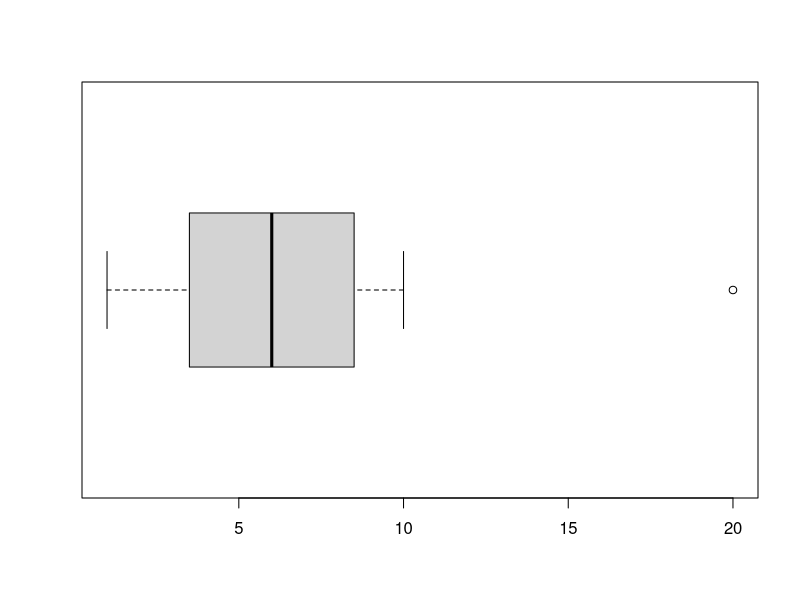

This figure's R source:
#Median : 1) sort 작은 수 > 큰 수 
#2) 중앙값 찾기: odd) n+1/2, <-> ( n+1/2 + n+2/2 ) / 2
#! mean이 median 보다 극단값(outlier?)에 영향 더 크게 받음.

#대칭분포: mean =  median
#skew to the left/right(기운 분포): mean =/= median
# >>> skew to the left: mean < median
# >>> skew to the right: mean > median


#-----------------------------------------
#<Box Plot 그리기 이론편>
#1. median 구하기 
#2. Quartiles 사분위수 구하기
  #Q1: Q2보다 작은 데이터의 중앙값 
  #Q2: Median 
  #Q3: 데이터의 75%가 이 숫자보다 작다. 
    #--- 50% < Q2 < 50% / 75% < Q3 < 25%

#3. IQR(Inter Quartile range) = Q3 - Q1
#4. 가상의 울타리 만들기: 
  #Upper fence: Q3 + 1.5 x IQR
  #Lower fence: Q1 = 1.5 x IQR 
#5. Max/Min data point in Fence (called upper/lower whisker)
#6. Fence >>> Whisker(5.의 점까지만 포함)

boxplot(c(1:10, 20), horizontal = T) 
boxplot.stats(c(1:10, 20)) #r의 계산과정 보여줘
 

 
set.seed(1234) #seed가 같으면 같은 결과가 나온다. 
x <- sample(1:10, 6) #1~10까지의 벡터 중 랜덤하게 6개 선택 
x 

#Practice: x의 분산 구하기
x_bar <- mean(x)





